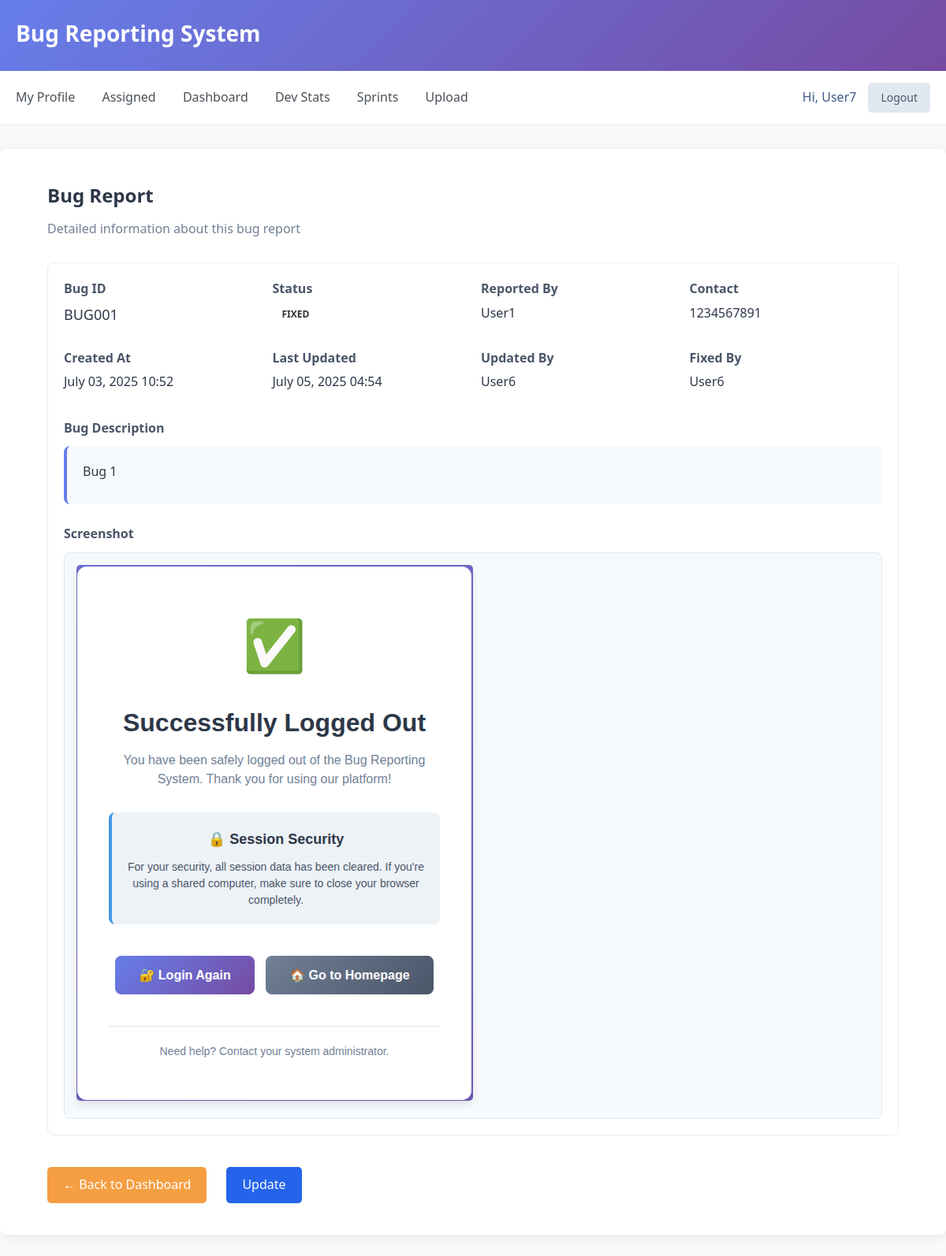
Page /bugs/bug/4/ (signed in) on the committed database.
### bugs/models.py (models this page shows, shortened)
class Bug(models.Model):
    STATUS_CHOICES = [
        ('Open', 'Open'),
        ('In Progress', 'In Progress'),
        ('Fixed', 'Fixed'),
        ('Closed', 'Closed'),
    ]
    platform_choices = [
        ('windows', 'Windows'),
        ('web', 'Web'),
        ('ios', 'iOS')
    ]
    class Meta:
        permissions = [
            ('Can change status', 'Can change status'),
        ]
    bugcode = models.CharField(max_length=10, unique=True, blank=True)
    user = models.ForeignKey(User, on_delete=models.CASCADE)
    info = models.TextField()
    screenshot = models.ImageField(upload_to='screenshots/')
    created_by = models.CharField(max_length=100, editable = False)
    contact_number = models.CharField(
        max_length = 15,
        validators=[RegexValidator(r'^\+?1?\d{9,15}$', message="Enter a valid phone number.")]
    )
    created_at = models.DateTimeField(auto_now_add=True)
    updated_at = models.DateTimeField(auto_now=True)
    in_progress_at = models.DateTimeField(null=True, blank=True)
    fixed_at = models.DateTimeField(null=True, blank=True)
    status = models.CharField(max_length=20, choices=STATUS_CHOICES, default='Open')
    updated_by = models.ForeignKey(User, null=True, blank=True, on_delete=models.SET_NULL, related_name='bug_updater')
    fixed_by = models.ForeignKey(User, null=True, blank=True, on_delete=models.SET_NULL, related_name='bug_fixer')
    sprint = models.ForeignKey(Sprint, on_delete=models.CASCADE)
    platform = models.CharField(max_length=20, choices=platform_choices)

### bugs/views.py (the view)
# urls.py: path('bug/<int:pk>/', BugDetailView.as_view(), name='bug-detail'),
class BugDetailView(LoginRequiredMixin, PermissionRequiredMixin, DetailView):
    permission_required = 'bugs.view_bug'
    raise_exception = True
    model = Bug
    template_name = 'bugs/bug_detail.html'
    context_object_name = 'bug'

### bugs/templates/bugs/bug_detail.html (shortened to what this page needs)
{% extends 'base.html' %}
{% block content %}
<div style="margin-bottom: 30px;">
    <h2 style="color: #2d3748; margin-bottom: 10px;">Bug Report</h2>
    <p style="color: #718096;">Detailed information about this bug report</p>
</div>
<div class="bug-card" style="margin-bottom: 30px;">
    <div style="display: grid; grid-template-columns: repeat(auto-fit, minmax(200px, 1fr)); gap: 20px; margin-bottom: 20px;">
        <div>
            <label style="color: #4a5568; font-weight: 600; margin-bottom: 5px; display: block;">Bug ID</label>
            <p style="color: #2d3748; font-size: 18px; font-weight: 500;">{{ bug.bugcode }}</p>
        </div>
        <div>
            <label style="color: #4a5568; font-weight: 600; margin-bottom: 5px; display: block;">Status</label>
            <span class="status-badge status-{{ bug.status|lower }}">{{ bug.status }}</span>
        </div>
        <div>
            <label style="color: #4a5568; font-weight: 600; margin-bottom: 5px; display: block;">Reported By</label>
            <p style="color: #2d3748;">{{ bug.created_by }}</p>
        </div>
        <div>
            <label style="color: #4a5568; font-weight: 600; margin-bottom: 5px; display: block;">Contact</label>
            <p style="color: #2d3748;">{{ bug.contact_number|default:"Not provided" }}</p>
        </div>
    </div>
    <div style="display: grid; grid-template-columns: repeat(auto-fit, minmax(200px, 1fr)); gap: 20px; margin-bottom: 20px;">
        <div>
            <label style="color: #4a5568; font-weight: 600; margin-bottom: 5px; display: block;">Created At</label>
            <p style="color: #2d3748;">{{ bug.created_at|date:"F d, Y H:i" }}</p>
        </div>
        <div>
            <label style="color: #4a5568; font-weight: 600; margin-bottom: 5px; display: block;">Last Updated</label>
            <p style="color: #2d3748;">{{ bug.updated_at|date:"F d, Y H:i" }}</p>
        </div>
        {% if bug.updated_by %}
        <div>
            <label style="color: #4a5568; font-weight: 600; margin-bottom: 5px; display: block;">Updated By</label>
            <p style="color: #2d3748;">{{ bug.updated_by.username }}</p>
        </div>
        {% endif %}
        {% if bug.fixed_by %}
        <div>
            <label style="color: #4a5568; font-weight: 600; margin-bottom: 5px; display: block;">Fixed By</label>
            <p style="color: #2d3748;">{{ bug.fixed_by.username }}</p>
        </div>
        {% endif %}
    </div>
    {% if bug.info %}
    <div style="margin-top: 25px;">
        <label style="color: #4a5568; font-weight: 600; margin-bottom: 10px; display: block;">Bug Description</label>
        <div style="background-color: #f7fafc; padding: 20px; border-radius: 8px; border-left: 4px solid #667eea;">
            <p style="color: #2d3748; line-height: 1.6;">{{ bug.info }}</p>
        </div>
    </div>
    {% endif %}
    {% if bug.screenshot %}
    <div style="margin-top: 25px;">
        <label style="color: #4a5568; font-weight: 600; margin-bottom: 10px; display: block;">Screenshot</label>
        <div style="border: 1px solid #e2e8f0; border-radius: 8px; padding: 15px; background-color: #f7fafc;">
            <img src="{{ bug.screenshot.url }}"
                 style="max-width: 100%; height: auto; border-radius: 5px; box-shadow: 0 4px 10px rgba(0,0,0,0.1);"
                 alt="Bug screenshot">
        </div>
    </div>
    {% endif %}
</div>
<div style="display: flex; gap: 15px; flex-wrap: wrap;">
    <a href="{% url 'bug-list' %}" class="btn btn-secondary">← Back to Dashboard</a>
    {% if bug.user == request.user and perms.bugs.change_bug %}
        <a href="{% url 'bug-edit' bug.pk %}" class="btn">Edit</a>
    {% elif user.profile.role != 'tester' %}
        <a href="{% url 'bug-status' bug.pk %}" class="btn">Update</a>
    {% endif %}
</div>
{% endblock %}

### templates/base.html (shortened to what this page needs)
<!DOCTYPE html>
<html lang="en">
<head>
</head>
<body>
    <header class="header">
        <div class="container">
            <h1>Bug Reporting System</h1>
        </div>
    </header>
    <nav class="nav">
        <div class="container">
            <div style="display: flex; justify-content: space-between; align-items: center; flex-wrap: wrap;">
                <div>
                    {% if user.is_authenticated %}
                        {%if perms.users.view_profile%}
                            <a href="{% url 'profile-view' %}">My Profile</a>
                        {% endif %}
                        {% if user.profile.role != 'tester' %}
                            <a href="{% url 'my-assigned-bugs' %}">Assigned</a>
                        {% endif %}
                        <a href="{% url 'bug-list' %}">Dashboard</a>
                        {% if user.profile.role != 'tester' %}
                            <a href="{% url 'developer-stats' %}">Dev Stats</a>
                            <a href="{% url 'sprint_list' %}">Sprints</a>
                        {% endif %}
                        <a href="{% url 'bug-upload' %}">Upload</a>
                    {% endif %}
                </div>
                <div style="display: flex; align-items: center; gap: 15px;">
                    {% if user.is_authenticated %}
                        <span style="color:rgb(63, 89, 141); font-weight: 500;">Hi, {{ user.username }}</span>
                        <a href="{% url 'logout' %}" class="btn-logout" style="margin: 0; padding: 8px 16px; font-size: 14px;">Logout</a>
                    {% endif %}
                </div>
            </div>
        </div>
    </nav>
    <main class="main-content">
        <div class="container">
            {% block content %}{% endblock %}
        </div>
    </main>
</body>
</html>

### templates/base.html (style rules this page uses)
* { margin: 0; padding: 0; box-sizing: border-box; }
body { font-family: 'Segoe UI', Tahoma, Geneva, Verdana, sans-serif; line-height: 1.6; color: #333; background-color: #f8f9fa; }
.container { max-width: 1200px; margin: 0 auto; padding: 0 20px; }
.header { background: linear-gradient(135deg, #667eea 0%, #764ba2 100%); color: white; padding: 20px 0; box-shadow: 0 2px 10px rgba(0,0,0,0.1); }
.header h1 { font-size: 28px; font-weight: 600; margin-bottom: 5px; }
.nav { background-color: white; padding: 15px 0; border-bottom: 1px solid #e9ecef; }
.nav a { color: #495057; text-decoration: none; margin-right: 30px; font-weight: 500; transition: color 0.3s ease; }
.main-content { background-color: white; margin: 30px 0; padding: 40px; border-radius: 8px; box-shadow: 0 2px 15px rgba(0,0,0,0.08); }
.bug-card { border: 1px solid #e9ecef; padding: 20px; margin: 20px 0; border-radius: 8px; background-color: #fff; transition: box-shadow 0.3s ease; }
.bug-card p { margin-bottom: 8px; }
.btn { display: inline-block; padding: 10px 20px; background-color: #2563eb; color: white; text-decoration: none; border-radius: 5px; font-weight: 500; transition: all 0.3s ease; border: none; cursor: pointer; margin-right: 10px; margin-top: 10px; }
.btn-secondary { background-color: #f59e42; color: #fff; }
.btn-logout { display: inline-block; padding: 10px 20px; background-color: #e2e8f0; color: #4a5568 !important; text-decoration: none; border-radius: 5px; font-weight: 500; transition: all 0.3s ease; border: none; cursor: pointer; margin-right: 10px; margin-top: 10px; }
label { display: block; margin-bottom: 5px; font-weight: 500; color: #4a5568; }
.status-badge { display: inline-block; padding: 4px 12px; border-radius: 20px; font-size: 12px; font-weight: 600; text-transform: uppercase; }

### rows in the picture
Bug: bugcode "BUG001", status "FIXED", created_by "User1", contact_number "1234567891", created_at "July 03, 2025 10:52", updated_at "July 05, 2025 04:54", updated_by.username "User6", fixed_by.username "User6", info "Bug 1", screenshot (picture)

### other values in the picture
{{ user.username }} "User7"
